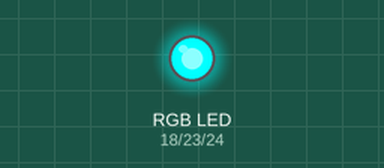
Simulated run of this program. Board: Raspberry Pi (BCM pin numbers). On the bench: an RGB LED mixed from three pins (HIGH = lit). Random numbers come from a fixed seed; what the program prints to the terminal is not drawn.

Above: at 0.5 s.
At 2.5 s:
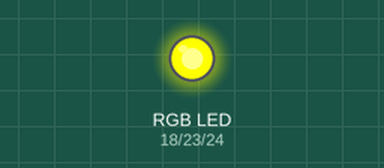
At 3.5 s:
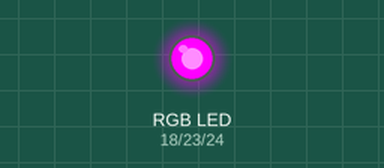
At 4.5 s:
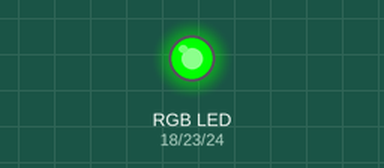
At 6.5 s:
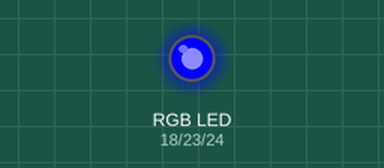
At 9.5 s:
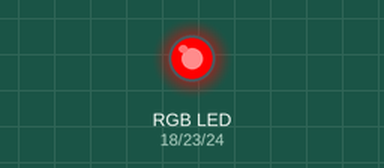
Timing chart, 0 to 10.4 s (numbered marks = the images above):
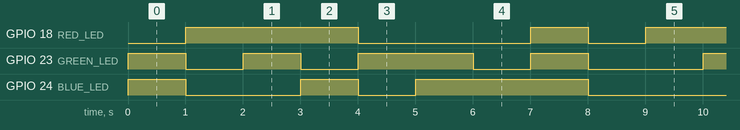

The program:

rgb-flash.py
```python
#!/usr/bin/env python

import time
import random

import RPi.GPIO as GPIO

MAIL_CHECK_FREQ = 1 # check mail every 60 seconds

GPIO.setwarnings(False)
GPIO.setmode(GPIO.BCM)
# port for Green led
GREEN_LED = 23
# port for red led
RED_LED = 18
BLUE_LED = 24
GPIO.setup(GREEN_LED, GPIO.OUT)
GPIO.setup(RED_LED, GPIO.OUT)
GPIO.setup(BLUE_LED, GPIO.OUT)

the_number = random.randrange(1, 1001)
GPIO.output(RED_LED, False)
GPIO.output(GREEN_LED, True)
GPIO.output(BLUE_LED, True)
#time.sleep(5)

def set_light(color):

    if color == 'red':
        GPIO.output(RED_LED, True)
        GPIO.output(GREEN_LED, False)
        GPIO.output(BLUE_LED, False)
    elif color == 'rg':
        GPIO.output(RED_LED, True)
        GPIO.output(GREEN_LED, True)
        GPIO.output(BLUE_LED, False)
    elif color == 'rb':
        GPIO.output(RED_LED, True)
        GPIO.output(GREEN_LED, False)
        GPIO.output(BLUE_LED, True)
    elif color == 'green':
        GPIO.output(RED_LED, False)
        GPIO.output(GREEN_LED, True)
        GPIO.output(BLUE_LED, False)
    elif color == 'gb':
        GPIO.output(RED_LED, False)
        GPIO.output(GREEN_LED, True)
        GPIO.output(BLUE_LED, True)
    elif color == 'blue':
        GPIO.output(RED_LED, False)
        GPIO.output(GREEN_LED, False)
        GPIO.output(BLUE_LED, True)
    elif color == 'white':
        GPIO.output(RED_LED, True)
        GPIO.output(GREEN_LED, True)
        GPIO.output(BLUE_LED, True)
    else:
        GPIO.output(RED_LED, False)
        GPIO.output(GREEN_LED, False)
        GPIO.output(BLUE_LED, False)

def loop():

    # sleep in in second.
    time.sleep(1)
    set_light("red")
    time.sleep(1)
    set_light("rg")
    time.sleep(1)
    set_light("rb")
    time.sleep(1)
    set_light("green")
    time.sleep(1)
    set_light("gb")
    time.sleep(1)
    set_light("blue")
    time.sleep(1)
    set_light("white")
    time.sleep(1)
    set_light("black")

if __name__ == '__main__':
    try:
        print 'Press Ctrl-C to quit.'
        while True:
            loop()
    finally:
        GPIO.cleanup()
```

Measured:
- by itself, GPIO 18 (RED_LED): repeats every 8.0 s: LOW 3.0 s, HIGH 1.0 s, LOW 1.0 s, HIGH 3.0 s
- by itself, GPIO 23 (GREEN_LED): repeats every 8.0 s: HIGH 1.0 s, LOW 1.0 s, HIGH 2.0 s, LOW 1.0 s, HIGH 1.0 s, LOW 2.0 s
- by itself, GPIO 24 (BLUE_LED): repeats every 8.0 s: HIGH 1.0 s, LOW 1.0 s, HIGH 3.0 s, LOW 3.0 s
